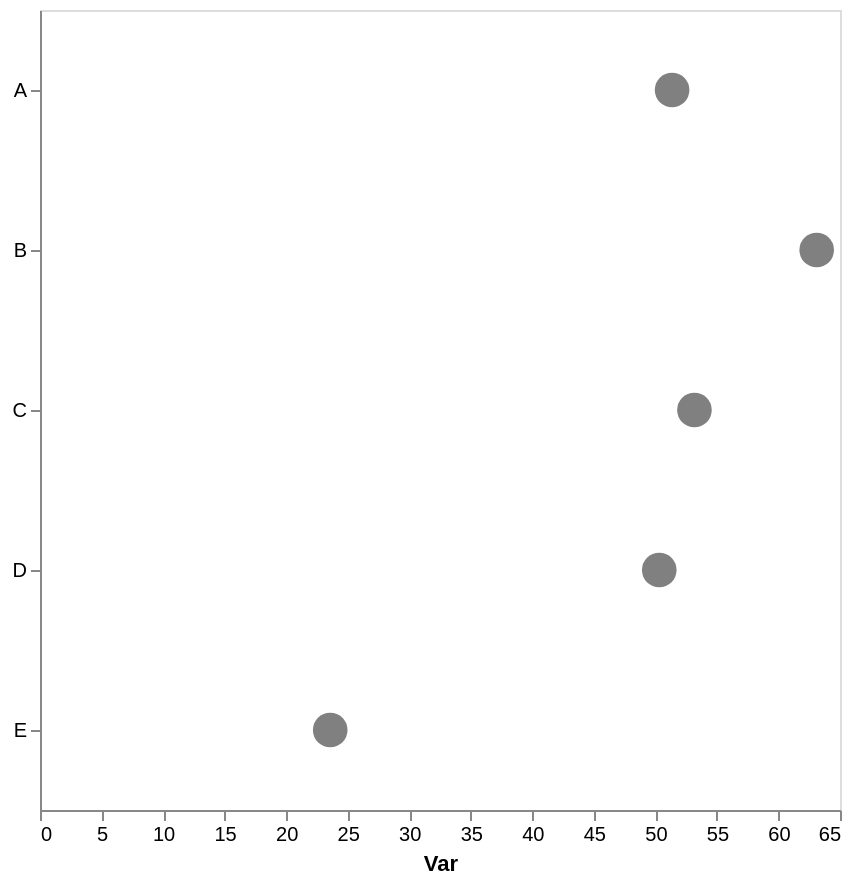

Write the Vega-Lite specification saved for this chart.
### Vega-Lite specification from a JSON file in a GitHub repository (floating-point values rounded to 4 significant figures)
{"config": {"view": {"continuousWidth": 300, "continuousHeight": 300}, "axis": {"grid": false}, "bar": {"color": "gray"}}, "data": {"name": "data-dd612f0d4ff0a67397fddaf16c0ae039"}, "mark": {"type": "point", "color": "gray", "filled": true, "size": 300}, "encoding": {"x": {"aggregate": "mean", "axis": {"title": "Var"}, "field": "var1", "type": "quantitative"}, "y": {"axis": {"title": null}, "field": "cat", "type": "nominal"}}, "height": 400, "width": 400, "$schema": "https://vega.github.io/schema/vega-lite/v5.17.0.json", "datasets": {"data-dd612f0d4ff0a67397fddaf16c0ae039": [{"cat": "E", "var1": 26.69, "var2": 51.65}, {"cat": "D", "var1": 46.67, "var2": 55.28}, {"cat": "D", "var1": 53.96, "var2": 42.24}, {"cat": "C", "var1": 49.56, "var2": 46.68}, {"cat": "B", "var1": 63.11, "var2": 49.33}, {"cat": "A", "var1": 49.02, "var2": 59.96}, {"cat": "E", "var1": 24.34, "var2": 38.53}, {"cat": "A", "var1": 44.11, "var2": 50.62}, {"cat": "C", "var1": 66.65, "var2": 54.83}, {"cat": "C", "var1": 43.31, "var2": 44.63}, {"cat": "E", "var1": 19.7, "var2": 48.68}, {"cat": "A", "var1": 60.94, "var2": 56.33}]}}
